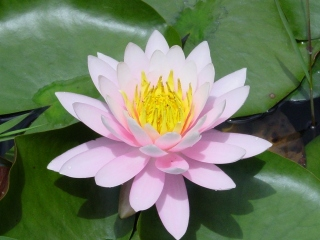
#> input picture Background/flor.jpg, 320 x 240 px, found by its file name
$ jupyter execute 'Remoção de Objeto (Destaque - Somente Plano de Fundo).ipynb'
#> lines starting #> are read from the running program, lines starting #| are printed output that depends on the picture; after the words box and inside, x2 and y2 are one past the last pixel; in counts of white or black regions, pixels touching at a corner belong together
[cell 1]
#Import das Libs
import matplotlib as mpl
import numpy as np
import cv2
from matplotlib import pyplot as plot

[cell 2]
#Path Definition:
path = 'D:/Google Drive/Github/CV/Background/'

[cell 3]
#Import da Imagem
img = cv2.imread(path + 'flor.jpg')
#> img is the input picture: shape (240, 320, 3); mean B, G, R 98.5, 124, 113.3

[cell 4]
#Visualização da Imagem
plot.imshow(img,cmap='gray')
plot.show()

[cell 5]
#Coleta-se informações de Tamanho da Imagem
hh, ww = img.shape[:2]
#> hh = 240; ww = 320

[cell 6]
#Definição do Limiar para Branco (Atribuição de novos Limites)
lower = np.array([185, 185, 185])
upper = np.array([255, 255, 255])

[cell 7]
#Criação da Máscara
thresh = cv2.inRange(img, lower, upper)
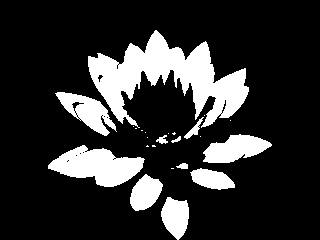
#> thresh: shape (240, 320); 18.5% white; 24 white regions (13 under 20 px), largest, box (x1, y1, x2, y2) and area: (88, 30, 249, 128) 6787, (48, 145, 145, 187) 2371, (203, 134, 272, 163) 1262

[cell 8]
#Visualização da Mascara
plot.imshow(thresh,cmap='gray')
plot.show()

[cell 9]
#Aplicação da Morfologia
kernel = cv2.getStructuringElement(cv2.MORPH_ELLIPSE, (20,20))
morph = cv2.morphologyEx(thresh, cv2.MORPH_CLOSE, kernel)
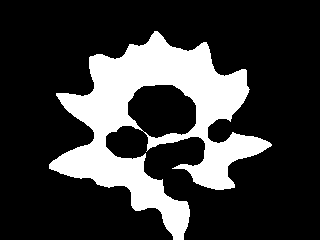
#> morph: shape (240, 320); 22.5% white; 1 white region, box (x1, y1, x2, y2) and area: (49, 31, 272, 240) 17273

[cell 10]
#Inversão da Mascara
mask = 255 - morph

[cell 11]
#Resultado Final
result = cv2.bitwise_and(img, img, mask=mask)
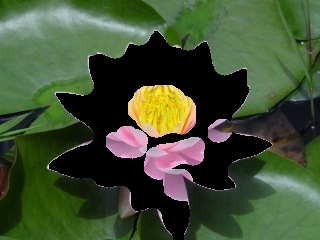
#> result: shape (240, 320, 3); mean B, G, R 50.6, 79.5, 64.9
plot.imshow(result,cmap='gray')
plot.show()

[cell 12]
#Export do Resultado Final
cv2.imwrite('D:/Google Drive/Github/CV/Background/flor_background.jpg', result)
#> Out = True
